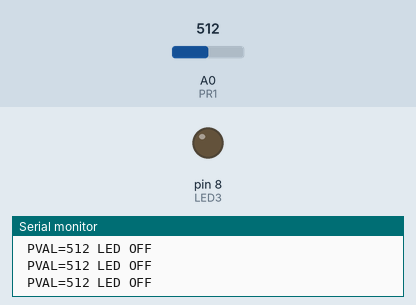
Recording of a sketch running on a simulated Arduino Nano, built with avr-gcc and run on an emulated ATmega328P. Parts: output pins drawn as LEDs (lit = HIGH), the last lines printed to the serial monitor. The test bench sets the inputs (shaded band); at power-on: A0 (PR1) = 512.

Above: at 1.2 s.
1.3 s: A0 (PR1) set to 34
2.8 s: A0 (PR1) set to 28
At 3.8 s:
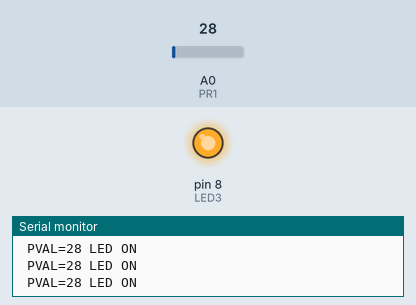
4.3 s: A0 (PR1) set to 122
At 5.1 s:
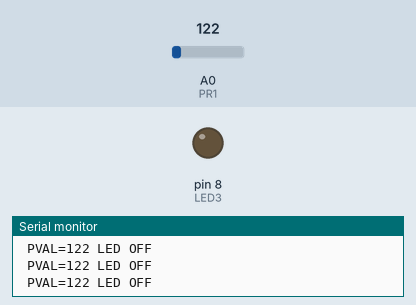
5.8 s: A0 (PR1) set to 0
At 6.5 s:
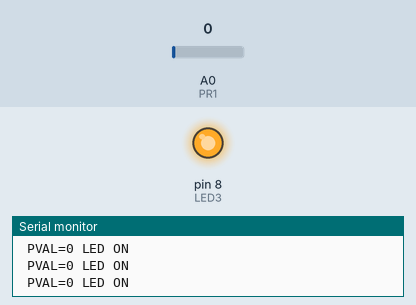
Timing chart, 0 to 8.3 s (numbered marks = the images above; inputs shaded):
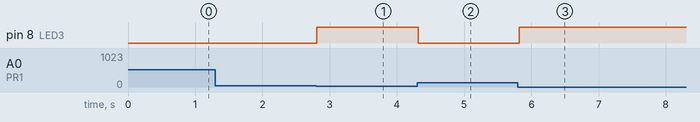

Measured:
- the behaviour switches between 31 and 30 on A0 (PR1) (found by bisection; images 0 and 1)
- after the input at 2.8 s, pin 8 (LED3): LOW → HIGH at once
- after the input at 4.3 s, pin 8 (LED3): HIGH → LOW at once
- after the input at 5.8 s, pin 8 (LED3): LOW → HIGH at once

The sketch:

Arduino_Nano_Photoresistor_LED_Control.ino
```cpp
/* **************************
 *  Arduino Nano Photoresistor LED Control
 *
 *  Use the input from a Photoresistor to control an LED
 *  The Photoresistor will provide analog values indicating dark or light
 *  Set an LED to on (HIGH) or off (LOW) based on dark or light values
 *
 *  Written by @alt_bier
 * ************************** */

// Define Pins
#define LED3 8
#define PR1 A0

// Define Variables
int pval;

void setup()
{
  // Initialize LED Pins As Output
  pinMode(LED3, OUTPUT);

  // Initialize Photoresistor Pin As Input:
  pinMode(PR1, INPUT);

  // Set up serial output to console (baud)
  Serial.begin(38400);
}

// Main Loop
void loop()
{
  // Set Delay Time [in ms]
  int DelayTime = 100;

  // Set the Photoresistor Threshold
  int pthr = 30;

  // Record the Photoresistor Value
  pval = analogRead(PR1);
  // Print current Photoresistor Value to serial console for troubleshooting
  Serial.print(" PVAL=");
  Serial.print(pval);

  // Set the LED value to HIGH (on) or LOW (off)
  // based on Photoresistor Value and Threshold
  if (pval > pthr) {
    // Turn LED OFF
    digitalWrite(LED3, LOW);
    // Print current LED state to serial console for troubleshooting
    Serial.print(" LED OFF");
  } else {
    // Turn LED ON
    digitalWrite(LED3, HIGH);
    // Print current LED state to serial console for troubleshooting
    Serial.print(" LED ON");
  }

  // Print a new line to the serial console
  Serial.println();

  // Pause the loop keeping the LED lit with current values before resuming
  delay(DelayTime);

}
```
